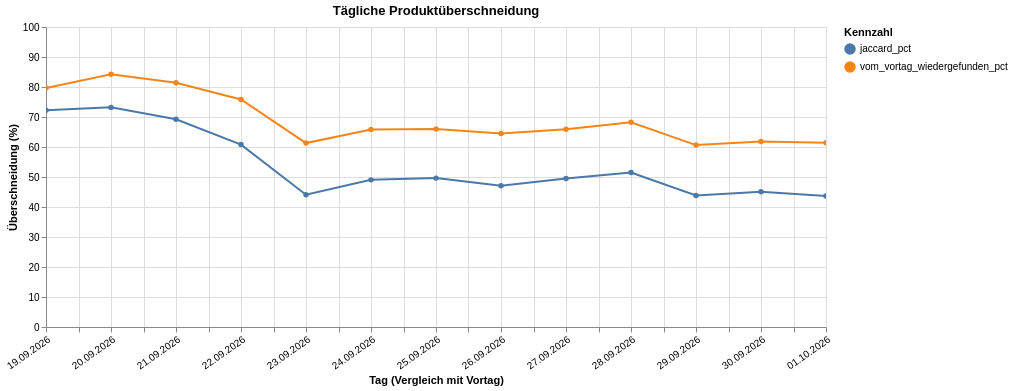

Source (notebook cell):
### Code cell
if not valid_comparisons.empty:
    comparison_long = valid_comparisons.melt(
        id_vars='scraped_date',
        value_vars=['vom_vortag_wiedergefunden_pct', 'jaccard_pct'],
        var_name='Kennzahl', value_name='Prozent',
    )
    comparison_chart = alt.Chart(comparison_long).mark_line(point=True).encode(
        x=alt.X('scraped_date:T', title='Tag (Vergleich mit Vortag)', axis=alt.Axis(format='%d.%m.%Y', labelAngle=-35)),
        y=alt.Y('Prozent:Q', title='Überschneidung (%)', scale=alt.Scale(domain=[0, 100])),
        color=alt.Color('Kennzahl:N', title='Kennzahl'),
        tooltip=[alt.Tooltip('scraped_date:T', title='Datum'), 'Kennzahl:N', alt.Tooltip('Prozent:Q', format='.1f')],
    ).properties(width=780, height=300, title='Tägliche Produktüberschneidung')
    display(comparison_chart.interactive())
else:
    print('Für dieses Diagramm werden mindestens zwei aufeinanderfolgende Scrape-Tage benötigt.')

### Figure 1 — Vega-Lite specification as saved in the notebook (floating-point values rounded to 4 significant figures)
{"config": {"view": {"continuousWidth": 300, "continuousHeight": 300}}, "data": {"name": "data-fd7cdfe729e67a0553a6f60eb00c44fd"}, "mark": {"type": "line", "point": true}, "encoding": {"color": {"field": "Kennzahl", "title": "Kennzahl", "type": "nominal"}, "tooltip": [{"field": "scraped_date", "title": "Datum", "type": "temporal"}, {"field": "Kennzahl", "type": "nominal"}, {"field": "Prozent", "format": ".1f", "type": "quantitative"}], "x": {"axis": {"format": "%d.%m.%Y", "labelAngle": -35}, "field": "scraped_date", "title": "Tag (Vergleich mit Vortag)", "type": "temporal"}, "y": {"field": "Prozent", "scale": {"domain": [0, 100]}, "title": "Überschneidung (%)", "type": "quantitative"}}, "height": 300, "params": [{"name": "param_1e9efca18e7a2868", "select": {"type": "interval", "encodings": ["x", "y"]}, "bind": "scales"}], "title": "Tägliche Produktüberschneidung", "width": 780, "$schema": "https://vega.github.io/schema/vega-lite/v6.4.1.json", "datasets": {"data-fd7cdfe729e67a0553a6f60eb00c44fd": [{"scraped_date": "2026-09-19T00:00:00", "Kennzahl": "vom_vortag_wiedergefunden_pct", "Prozent": 79.68}, {"scraped_date": "2026-09-20T00:00:00", "Kennzahl": "vom_vortag_wiedergefunden_pct", "Prozent": 84.28}, {"scraped_date": "2026-09-21T00:00:00", "Kennzahl": "vom_vortag_wiedergefunden_pct", "Prozent": 81.42}, {"scraped_date": "2026-09-22T00:00:00", "Kennzahl": "vom_vortag_wiedergefunden_pct", "Prozent": 75.85}, {"scraped_date": "2026-09-23T00:00:00", "Kennzahl": "vom_vortag_wiedergefunden_pct", "Prozent": 61.31}, {"scraped_date": "2026-09-24T00:00:00", "Kennzahl": "vom_vortag_wiedergefunden_pct", "Prozent": 65.81}, {"scraped_date": "2026-09-25T00:00:00", "Kennzahl": "vom_vortag_wiedergefunden_pct", "Prozent": 66.01}, {"scraped_date": "2026-09-26T00:00:00", "Kennzahl": "vom_vortag_wiedergefunden_pct", "Prozent": 64.47}, {"scraped_date": "2026-09-27T00:00:00", "Kennzahl": "vom_vortag_wiedergefunden_pct", "Prozent": 65.94}, {"scraped_date": "2026-09-28T00:00:00", "Kennzahl": "vom_vortag_wiedergefunden_pct", "Prozent": 68.25}, {"scraped_date": "2026-09-29T00:00:00", "Kennzahl": "vom_vortag_wiedergefunden_pct", "Prozent": 60.63}, {"scraped_date": "2026-09-30T00:00:00", "Kennzahl": "vom_vortag_wiedergefunden_pct", "Prozent": 61.83}, {"scraped_date": "2026-10-01T00:00:00", "Kennzahl": "vom_vortag_wiedergefunden_pct", "Prozent": 61.45}, {"scraped_date": "2026-09-19T00:00:00", "Kennzahl": "jaccard_pct", "Prozent": 72.28}, {"scraped_date": "2026-09-20T00:00:00", "Kennzahl": "jaccard_pct", "Prozent": 73.21}, {"scraped_date": "2026-09-21T00:00:00", "Kennzahl": "jaccard_pct", "Prozent": 69.24}, {"scraped_date": "2026-09-22T00:00:00", "Kennzahl": "jaccard_pct", "Prozent": 60.8}, {"scraped_date": "2026-09-23T00:00:00", "Kennzahl": "jaccard_pct", "Prozent": 44.08}, {"scraped_date": "2026-09-24T00:00:00", "Kennzahl": "jaccard_pct", "Prozent": 49.04}, {"scraped_date": "2026-09-25T00:00:00", "Kennzahl": "jaccard_pct", "Prozent": 49.63}, {"scraped_date": "2026-09-26T00:00:00", "Kennzahl": "jaccard_pct", "Prozent": 47.08}, {"scraped_date": "2026-09-27T00:00:00", "Kennzahl": "jaccard_pct", "Prozent": 49.48}, {"scraped_date": "2026-09-28T00:00:00", "Kennzahl": "jaccard_pct", "Prozent": 51.5}, {"scraped_date": "2026-09-29T00:00:00", "Kennzahl": "jaccard_pct", "Prozent": 43.81}, {"scraped_date": "2026-09-30T00:00:00", "Kennzahl": "jaccard_pct", "Prozent": 45.07}, {"scraped_date": "2026-10-01T00:00:00", "Kennzahl": "jaccard_pct", "Prozent": 43.65}]}}
